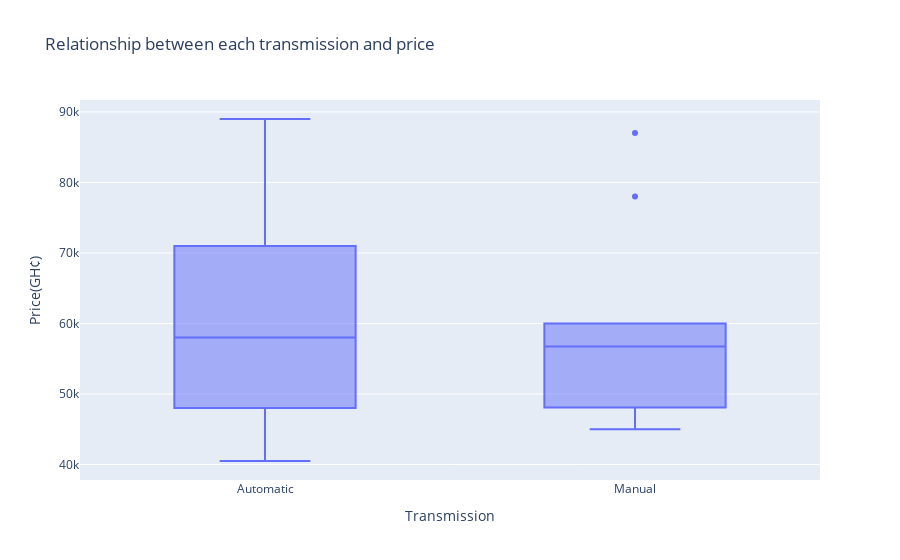

The notebook cell this image was saved under:
### Markdown cell above
### Transmission vs Price

### Code cell
fig = px.box(df, x="Transmission", y="Price(GH¢)", title='Relationship between each transmission and price')
fig.show()

### Figure 1 — Plotly figure (JSON) as saved in the notebook; plotly's stock layout.template omitted (floating-point values rounded to 4 significant figures; data arrays with more than 128 entries replaced by an {"elided": "..."} marker saying what was removed)
{"data": [{"alignmentgroup": "True", "hovertemplate": "Transmission=%{x}<br>Price(GH¢)=%{y}<extra></extra>", "legendgroup": "", "marker": {"color": "#636efa"}, "name": "", "notched": false, "offsetgroup": "", "orientation": "v", "showlegend": false, "type": "box", "x": {"elided": "372 str values"}, "x0": " ", "xaxis": "x", "y": {"elided": "372 int values"}, "y0": " ", "yaxis": "y"}], "layout": {"boxmode": "group", "legend": {"tracegroupgap": 0}, "title": {"text": "Relationship between each transmission and price"}, "xaxis": {"anchor": "y", "domain": [0, 1], "title": {"text": "Transmission"}}, "yaxis": {"anchor": "x", "domain": [0, 1], "title": {"text": "Price(GH¢)"}}}}
